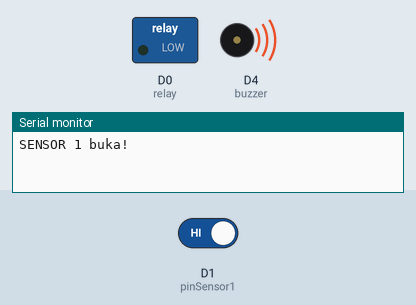
Recording of a sketch running on a simulated ESP8266 (NodeMCU). On the bench: switched loads named in the sketch (green lamp = pin HIGH), buzzer (waves = sounding, pin HIGH), the last lines printed to the serial monitor. The test bench sets the inputs (shaded band); at power-on: D1 (pinSensor1) HIGH. WiFi joins after 1.5 s; servers stay silent unless stated.

Above: at 2.62 s.
3.1 s: D1 (pinSensor1) driven LOW
At 12.1 s:
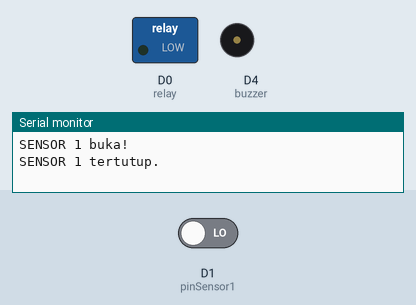
Timing chart, 0 to 13.6 s (numbered marks = the images above; inputs shaded):
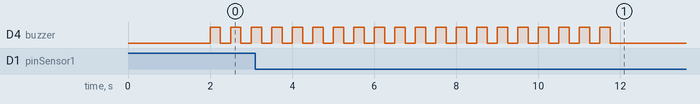

Measured:
- by itself, D4 (buzzer): alternates HIGH for 0.25 s and LOW for 0.25 s, 35 changes in all, then stays LOW

The sketch:

project_monitoring_1_pintu.ino
```cpp
/*
  sensor door pada d1
  pada blynk pilih label value dan set pada v10
*/

#define BLYNK_PRINT Serial
#include <ESP8266WiFi.h>
#include <BlynkSimpleEsp8266.h>

char ssid[] = "KELGHADI"; // isi nama network
char pass[] = "Vitri1972" ; // isi pass wifi, kalau open network isi ""
char auth[] = "7qgGh0Ckqk7BRZfWJXvhUJeYK0WXQ6AL";

#define pinSensor1 D1
#define buzzer D4
#define relay 16          // (d0)

int state1 = 0;

int MODE = 0;
BlynkTimer timer;

void checkBlynk() { // memanggil setiap 3 seconds by SimpleTimer

  bool isconnected = Blynk.connected();
  if (isconnected == false) {
    MODE = 1;

  }
  if (isconnected == true) {
    MODE = 0;

  }
}

void notifySensor() {


  int bacaSensor1 = digitalRead(pinSensor1);

  // SENSOR 1
  if (bacaSensor1 == 1 && state1 == 0 ) {
    Serial.println("SENSOR 1 buka!");
    Blynk.notify("Notif : Pintu terbuka !");
    Blynk.virtualWrite(V1, "OPEN");
    digitalWrite (buzzer, HIGH);  delay (250);    digitalWrite (buzzer, LOW); delay (250);
    digitalWrite (buzzer, HIGH);  delay (250);    digitalWrite (buzzer, LOW); delay (250);
    digitalWrite (buzzer, HIGH);  delay (250);    digitalWrite (buzzer, LOW); delay (250);
    digitalWrite (buzzer, HIGH);  delay (250);    digitalWrite (buzzer, LOW); delay (250);
    digitalWrite (buzzer, HIGH);  delay (250);    digitalWrite (buzzer, LOW); delay (250);
    digitalWrite (buzzer, HIGH);  delay (250);    digitalWrite (buzzer, LOW); delay (250);
    digitalWrite (buzzer, HIGH);  delay (250);    digitalWrite (buzzer, LOW); delay (250);
    digitalWrite (buzzer, HIGH);  delay (250);    digitalWrite (buzzer, LOW); delay (250);
    digitalWrite (buzzer, HIGH);  delay (250);    digitalWrite (buzzer, LOW); delay (250);
    digitalWrite (buzzer, HIGH);  delay (250);    digitalWrite (buzzer, LOW); delay (250);
    digitalWrite (buzzer, HIGH);  delay (250);    digitalWrite (buzzer, LOW); delay (250);
    digitalWrite (buzzer, HIGH);  delay (250);    digitalWrite (buzzer, LOW); delay (250);
    digitalWrite (buzzer, HIGH);  delay (250);    digitalWrite (buzzer, LOW); delay (250);
    digitalWrite (buzzer, HIGH);  delay (250);    digitalWrite (buzzer, LOW); delay (250);
    digitalWrite (buzzer, HIGH);  delay (250);    digitalWrite (buzzer, LOW); delay (250);
    digitalWrite (buzzer, HIGH);  delay (250);    digitalWrite (buzzer, LOW); delay (250);
    digitalWrite (buzzer, HIGH);  delay (250);    digitalWrite (buzzer, LOW); delay (250);
    digitalWrite (buzzer, HIGH);  delay (250);    digitalWrite (buzzer, LOW); delay (250);
    digitalWrite (buzzer, HIGH);  delay (250);    digitalWrite (buzzer, LOW); delay (250);
    digitalWrite (buzzer, HIGH);  delay (250);    digitalWrite (buzzer, LOW); delay (250);

    state1 = 1;
  }
  else if (bacaSensor1 == 0)
  {
    Serial.println("SENSOR 1 tertutup.");
    Blynk.virtualWrite(V1, "CLOSE");
    digitalWrite (buzzer, LOW);
    state1 = 0;
  }

}

void setup() {
  Serial.begin(9600);
  Blynk.begin(auth, ssid, pass);
  pinMode(pinSensor1, INPUT_PULLUP);
  pinMode(buzzer, OUTPUT);
  pinMode (relay , OUTPUT);
  timer.setInterval(200L, notifySensor);
  timer.setInterval(3000L, checkBlynk);

}

void loop() {
  Blynk.run();
  timer.run();
}
```
